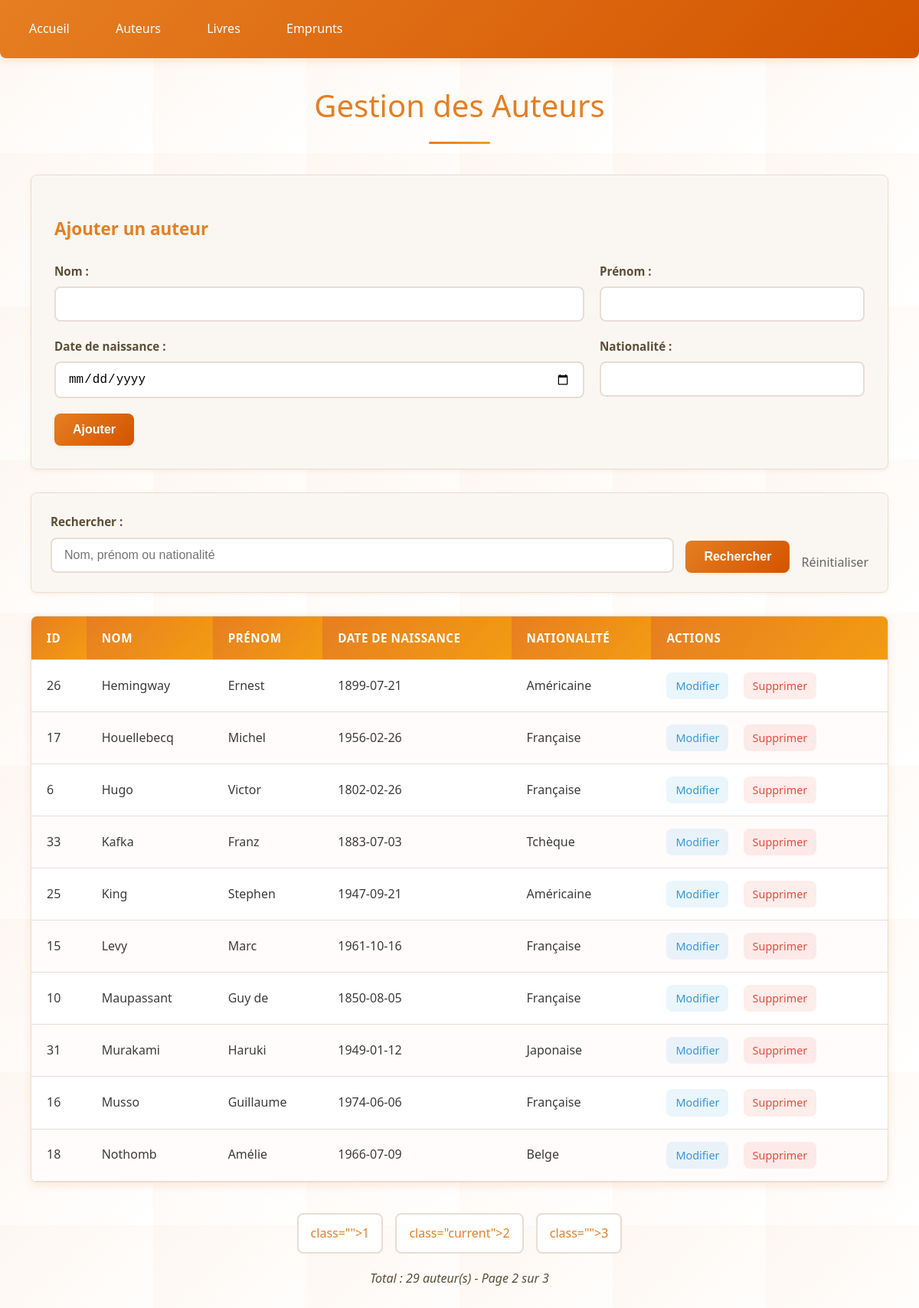
/auteurs_commente.php?page=2, run on the app's committed database.
### tables this page shows
CREATE TABLE IF NOT EXISTS `auteurs` (
  `id_auteur` int NOT NULL AUTO_INCREMENT,
  `nom` varchar(100) NOT NULL,
  `prenom` varchar(100) NOT NULL,
  `date_naissance` date DEFAULT NULL,
  `nationalite` varchar(50) DEFAULT NULL,
  PRIMARY KEY (`id_auteur`)
);

### auteurs_commente.php (the view, shortened to what this page needs)
<?php
require_once 'config.php';
$search = $_GET['search'] ?? '';
$page = max(1, $_GET['page'] ?? 1);
$limit = 10;
$offset = ($page - 1) * $limit;
$whereClause = "";
$params = [];
$countStmt = $pdo->prepare("SELECT COUNT(*) FROM auteurs $whereClause");
$countStmt->execute($params);
$total = $countStmt->fetchColumn();
$totalPages = ceil($total / $limit);
$stmt = $pdo->prepare("SELECT * FROM auteurs $whereClause ORDER BY nom, prenom LIMIT $limit OFFSET $offset");
$stmt->execute($params);
$auteurs = $stmt->fetchAll();
$editAuteur = null;
?>
<!DOCTYPE html>
<html lang="fr">
<head>
    <link rel="stylesheet" href="style.css">
</head>
<body>
    <div class="nav">
        <a href="index.php">Accueil</a>
        <a href="auteurs.php">Auteurs</a>
        <a href="livres.php">Livres</a>
        <a href="emprunts.php">Emprunts</a>
    </div>
    <div class="container">
        <h1>Gestion des Auteurs</h1>
        <div class="form-container">
            <h3><?= $editAuteur ? 'Modifier' : 'Ajouter' ?> un auteur</h3>
            <form method="POST">
                <div class="grid-2">
                    <div class="form-group">
                        <label>Nom :</label>
                        <input type="text" name="nom" value="<?= $editAuteur['nom'] ?? '' ?>" required>
                    </div>
                    <div class="form-group">
                        <label>Prénom :</label>
                        <input type="text" name="prenom" value="<?= $editAuteur['prenom'] ?? '' ?>" required>
                    </div>
                </div>
                <div class="grid-2">
                    <div class="form-group">
                        <label>Date de naissance :</label>
                        <input type="date" name="date_naissance" value="<?= $editAuteur['date_naissance'] ?? '' ?>">
                    </div>
                    <div class="form-group">
                        <label>Nationalité :</label>
                        <input type="text" name="nationalite" value="<?= $editAuteur['nationalite'] ?? '' ?>">
                    </div>
                </div>
                <button type="submit"><?= $editAuteur ? 'Modifier' : 'Ajouter' ?></button>
            </form>
        </div>
        <div class="search">
            <form method="GET">
                <div class="grid-form">
                    <div style="flex: 1;">
                        <label>Rechercher :</label>
                        <input type="text" name="search" value="<?= htmlspecialchars($search) ?>" placeholder="Nom, prénom ou nationalité">
                    </div>
                    <button type="submit">Rechercher</button>
                    <a href="auteurs.php" style="text-decoration: none; color: #666;">Réinitialiser</a>
                </div>
            </form>
        </div>
        <table>
            <thead>
                <tr>
                    <th>ID</th>
                    <th>Nom</th>
                    <th>Prénom</th>
                    <th>Date de naissance</th>
                    <th>Nationalité</th>
                    <th>Actions</th>
                </tr>
            </thead>
            <tbody>
                <?php foreach ($auteurs as $auteur): ?>
                <tr>
                    <td><?= $auteur['id_auteur'] ?></td>
                    <td><?= htmlspecialchars($auteur['nom']) ?></td>
                    <td><?= htmlspecialchars($auteur['prenom']) ?></td>
                    <td><?= $auteur['date_naissance'] ?></td>
                    <td><?= htmlspecialchars($auteur['nationalite']) ?></td>
                    <td class="actions">
                        <a href="?edit=<?= $auteur['id_auteur'] ?>" class="btn-edit">Modifier</a>
                        <a href="?delete=<?= $auteur['id_auteur'] ?>" class="btn-delete"
                           onclick="return confirm('Êtes-vous sûr ?')">Supprimer</a>
                    </td>
                </tr>
                <?php endforeach; ?>
            </tbody>
        </table>
        <?php if ($totalPages > 1): ?>
        <div class="pagination">
            <?php for ($i = 1; $i <= $totalPages; $i++): ?>
                <a href="?page=<?= $i ?><?= $search ? '&search=' . urlencode($search) : '' ?>"
                   class="<?= $i == $page ? 'current' : '' ?>"><?= $i ?></a>
            <?php endfor; ?>
        </div>
        <?php endif; ?>
        <p>Total : <?= $total ?> auteur(s) - Page <?= $page ?> sur <?= $totalPages ?></p>
    </div>
</body>
</html>

### style.css (style rules this page uses)
:root { --primary-color: #e67e22; --primary-dark: #d35400; --primary-light: #f39c12; --success-color: #27ae60; --danger-color: #e74c3c; --warning-color: #f1c40f; --info-color: #3498db; --light-bg: #fdf6f0; --card-bg: #faf7f2; --border-color: #e8ddd4; --text-gray: #5d4e37; --text-dark: #3c3c3c; --shadow-light: 0 2px 4px rgba(230, 126, 34, 0.1); --shadow-medium: 0 4px 12px rgba(230, 126, 34, 0.15); --shadow-strong: 0 8px 24px rgba(230, 126, 34, 0.2); --font-family: 'Segoe UI', Tahoma, Geneva, Verdana, sans-serif; --border-radius: 8px; }
body { font-family: var(--font-family); margin: 0; padding: 20px; background-attachment: fixed; background-size: 200px 200px, cover; min-height: 100vh; color: var(--text-dark); line-height: 1.6; }
.nav { background: linear-gradient(135deg, var(--primary-color) 0%, var(--primary-dark) 100%); padding: 15px 20px; margin: -20px -20px 30px -20px; box-shadow: var(--shadow-medium); border-radius: 0 0 var(--border-radius) var(--border-radius); }
.nav a { color: white; text-decoration: none; margin-right: 20px; padding: 10px 18px; border-radius: var(--border-radius); transition: all 0.3s ease; font-weight: 500; display: inline-block; }
.container { max-width: 1200px; margin: 0 auto; padding: 0 20px; }
h1 { color: var(--primary-color); text-align: center; margin-bottom: 40px; font-size: 2.5rem; font-weight: 300; position: relative; }
h1::after { content: ''; display: block; width: 80px; height: 3px; background: linear-gradient(90deg, var(--primary-color), var(--primary-light)); margin: 15px auto; border-radius: 2px; }
.form-group { margin-bottom: 20px; }
label { display: block; margin-bottom: 8px; font-weight: 600; color: var(--text-gray); font-size: 0.95rem; }
input, select { width: 100%; padding: 12px 16px; box-sizing: border-box; border: 2px solid var(--border-color); border-radius: var(--border-radius); font-size: 1rem; transition: all 0.3s ease; background: white; }
button { background: linear-gradient(135deg, var(--primary-color) 0%, var(--primary-dark) 100%); color: white; padding: 12px 24px; border: none; border-radius: var(--border-radius); cursor: pointer; font-weight: 600; font-size: 1rem; transition: all 0.3s ease; box-shadow: var(--shadow-light); }
.form-container { background: var(--card-bg); padding: 30px; border-radius: var(--border-radius); margin-bottom: 30px; box-shadow: var(--shadow-light); border: 1px solid var(--border-color); }
.form-container h3 { color: var(--primary-color); margin-bottom: 25px; font-size: 1.4rem; font-weight: 600; }
.search { margin-bottom: 30px; padding: 25px; background: var(--card-bg); border-radius: var(--border-radius); box-shadow: var(--shadow-light); border: 1px solid var(--border-color); }
table { width: 100%; border-collapse: separate; border-spacing: 0; margin-top: 30px; background: white; border-radius: var(--border-radius); overflow: hidden; box-shadow: var(--shadow-medium); border: 1px solid var(--border-color); }
th, td { padding: 16px 20px; text-align: left; border-bottom: 1px solid var(--border-color); }
th { background: linear-gradient(135deg, var(--primary-color) 0%, var(--primary-light) 100%); color: white; font-weight: 600; font-size: 0.95rem; text-transform: uppercase; letter-spacing: 0.5px; }
tbody tr { transition: all 0.3s ease; }
tbody tr:nth-child(even) { background: rgba(253, 246, 240, 0.3); }
.actions { white-space: nowrap; }
.actions a { margin-right: 15px; text-decoration: none; padding: 6px 12px; border-radius: var(--border-radius); font-weight: 500; font-size: 0.9rem; transition: all 0.3s ease; display: inline-block; }
.btn-edit { color: var(--info-color); background: rgba(52, 152, 219, 0.1); }
.btn-delete { color: var(--danger-color); background: rgba(231, 76, 60, 0.1); }
.pagination { margin-top: 40px; text-align: center; }
.pagination a { padding: 12px 16px; margin: 0 6px; text-decoration: none; background: white; color: var(--primary-color); border: 2px solid var(--border-color); border-radius: var(--border-radius); transition: all 0.3s ease; display: inline-block; font-weight: 500; }
.container > p:last-child { text-align: center; color: var(--text-gray); margin-top: 20px; font-style: italic; }
.grid-2 { display: grid; grid-template-columns: 2fr 1fr; gap: 20px; }
.grid-form { display: flex; gap: 15px; align-items: end; flex-wrap: wrap; }
.grid-form > div { flex: 1; min-width: 200px; }
.grid-form button, .grid-form a { flex-shrink: 0; white-space: nowrap; }

### data on the page
auteurs: id_auteur "26", nom "Hemingway", prenom "Ernest", date_naissance "1899-07-21", nationalite "Américaine"
auteurs: id_auteur "17", nom "Houellebecq", prenom "Michel", date_naissance "1956-02-26", nationalite "Française"
auteurs: id_auteur "6", nom "Hugo", prenom "Victor", date_naissance "1802-02-26", nationalite "Française"
auteurs: id_auteur "33", nom "Kafka", prenom "Franz", date_naissance "1883-07-03", nationalite "Tchèque"
auteurs: id_auteur "25", nom "King", prenom "Stephen", date_naissance "1947-09-21", nationalite "Américaine"
auteurs: id_auteur "15", nom "Levy", prenom "Marc", date_naissance "1961-10-16", nationalite "Française"
auteurs: id_auteur "10", nom "Maupassant", prenom "Guy de", date_naissance "1850-08-05", nationalite "Française"
auteurs: id_auteur "31", nom "Murakami", prenom "Haruki", date_naissance "1949-01-12", nationalite "Japonaise"
auteurs: id_auteur "16", nom "Musso", prenom "Guillaume", date_naissance "1974-06-06", nationalite "Française"
auteurs: id_auteur "18", nom "Nothomb", prenom "Amélie", date_naissance "1966-07-09", nationalite "Belge"

### other printed values
$total "29"
$page "2"
$totalPages "3"
